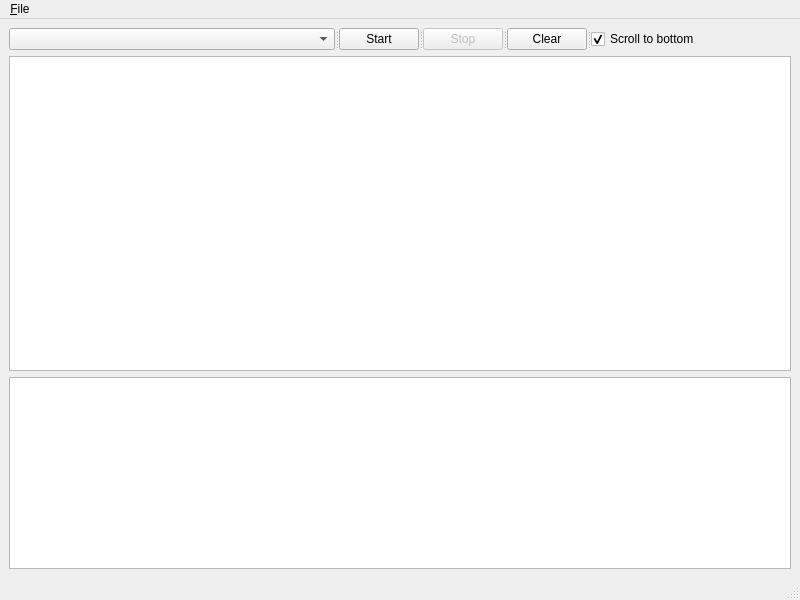
<?xml version="1.0" encoding="UTF-8"?>
<ui version="4.0">
 <class>MainWindow</class>
 <widget class="QMainWindow" name="MainWindow">
  <property name="geometry">
   <rect>
    <x>0</x>
    <y>0</y>
    <width>800</width>
    <height>600</height>
   </rect>
  </property>
  <property name="sizePolicy">
   <sizepolicy hsizetype="Maximum" vsizetype="Maximum">
    <horstretch>0</horstretch>
    <verstretch>0</verstretch>
   </sizepolicy>
  </property>
  <property name="windowTitle">
   <string>Sniffer</string>
  </property>
  <widget class="QWidget" name="centralwidget">
   <property name="sizePolicy">
    <sizepolicy hsizetype="Expanding" vsizetype="Expanding">
     <horstretch>0</horstretch>
     <verstretch>0</verstretch>
    </sizepolicy>
   </property>
   <layout class="QGridLayout" name="gridLayout">
    <item row="0" column="0">
     <widget class="QSplitter" name="splitter">
      <property name="orientation">
       <enum>Qt::Horizontal</enum>
      </property>
      <widget class="QComboBox" name="ifaceCombo"/>
      <widget class="QPushButton" name="startButton">
       <property name="sizePolicy">
        <sizepolicy hsizetype="Maximum" vsizetype="Fixed">
         <horstretch>0</horstretch>
         <verstretch>0</verstretch>
        </sizepolicy>
       </property>
       <property name="maximumSize">
        <size>
         <width>80</width>
         <height>16777215</height>
        </size>
       </property>
       <property name="text">
        <string>Start</string>
       </property>
      </widget>
      <widget class="QPushButton" name="stopButton">
       <property name="enabled">
        <bool>false</bool>
       </property>
       <property name="sizePolicy">
        <sizepolicy hsizetype="Maximum" vsizetype="Fixed">
         <horstretch>0</horstretch>
         <verstretch>0</verstretch>
        </sizepolicy>
       </property>
       <property name="maximumSize">
        <size>
         <width>80</width>
         <height>16777215</height>
        </size>
       </property>
       <property name="text">
        <string>Stop</string>
       </property>
       <property name="checkable">
        <bool>false</bool>
       </property>
      </widget>
      <widget class="QPushButton" name="clearButton">
       <property name="sizePolicy">
        <sizepolicy hsizetype="Maximum" vsizetype="Fixed">
         <horstretch>0</horstretch>
         <verstretch>0</verstretch>
        </sizepolicy>
       </property>
       <property name="maximumSize">
        <size>
         <width>80</width>
         <height>16777215</height>
        </size>
       </property>
       <property name="text">
        <string>Clear</string>
       </property>
      </widget>
      <widget class="QCheckBox" name="checkScroll">
       <property name="minimumSize">
        <size>
         <width>0</width>
         <height>0</height>
        </size>
       </property>
       <property name="maximumSize">
        <size>
         <width>200</width>
         <height>16777215</height>
        </size>
       </property>
       <property name="text">
        <string>Scroll to bottom</string>
       </property>
       <property name="checked">
        <bool>true</bool>
       </property>
       <property name="tristate">
        <bool>false</bool>
       </property>
      </widget>
     </widget>
    </item>
    <item row="1" column="0">
     <widget class="QTableView" name="pktView">
      <property name="sizePolicy">
       <sizepolicy hsizetype="Expanding" vsizetype="Expanding">
        <horstretch>0</horstretch>
        <verstretch>2</verstretch>
       </sizepolicy>
      </property>
     </widget>
    </item>
    <item row="2" column="0">
     <widget class="QSplitter" name="bottomSpillter">
      <property name="orientation">
       <enum>Qt::Horizontal</enum>
      </property>
      <widget class="QListView" name="detailView">
       <property name="sizePolicy">
        <sizepolicy hsizetype="Expanding" vsizetype="Expanding">
         <horstretch>0</horstretch>
         <verstretch>1</verstretch>
        </sizepolicy>
       </property>
      </widget>
     </widget>
    </item>
   </layout>
  </widget>
  <widget class="QMenuBar" name="menubar">
   <property name="geometry">
    <rect>
     <x>0</x>
     <y>0</y>
     <width>800</width>
     <height>23</height>
    </rect>
   </property>
   <widget class="QMenu" name="menutest">
    <property name="title">
     <string>&amp;File</string>
    </property>
    <addaction name="actionExit"/>
   </widget>
   <addaction name="menutest"/>
  </widget>
  <widget class="QStatusBar" name="statusbar"/>
  <action name="actionExit">
   <property name="text">
    <string>&amp;Exit</string>
   </property>
  </action>
 </widget>
 <resources/>
 <connections/>
</ui>
